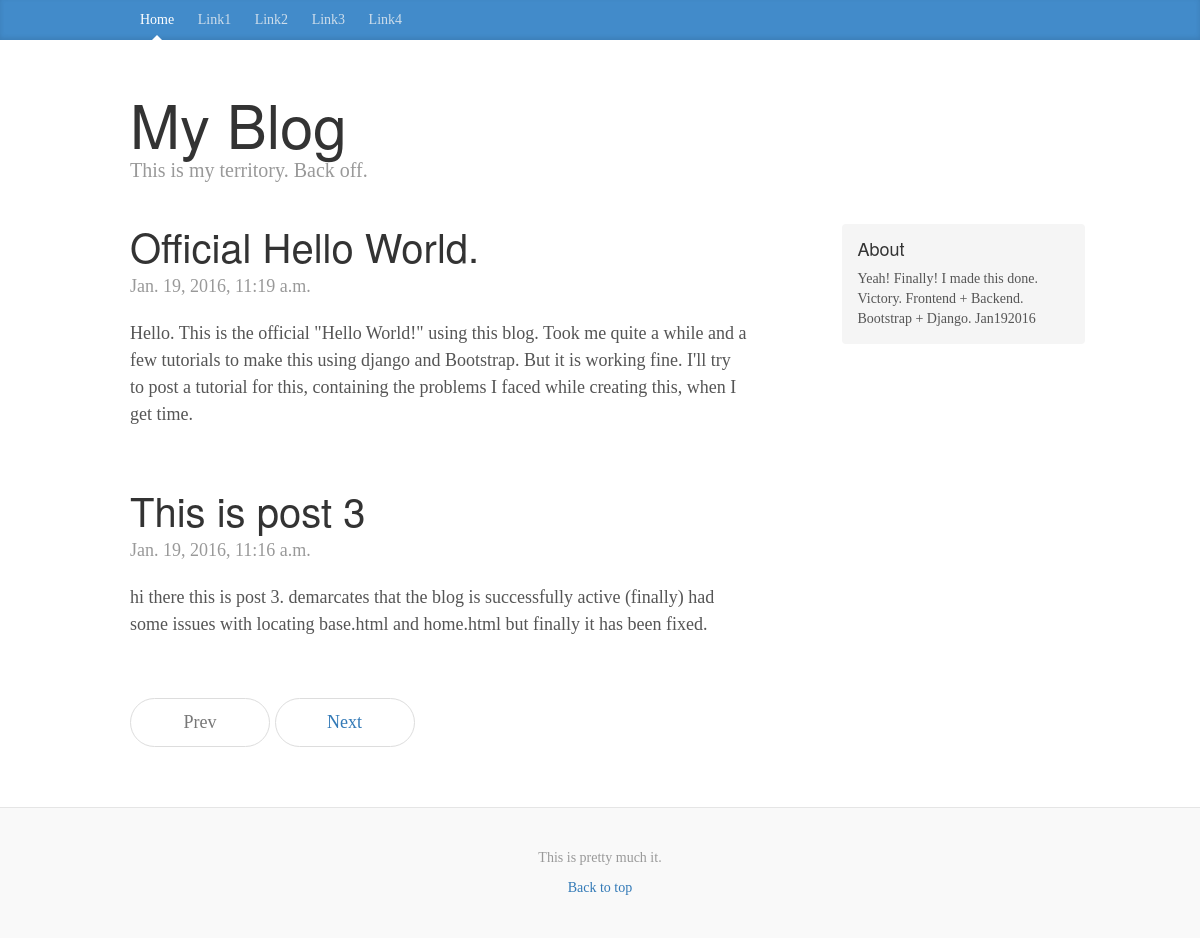
The page / on the database its author committed.
### blog/models.py (models this page shows, shortened)
class Entry(models.Model):
	title = models.CharField(max_length=200)
	body = models.TextField()
	slug = models.SlugField(max_length=200, unique=True)
	publish = models.BooleanField(default=True)
	created = models.DateTimeField(auto_now_add=True)
	modified = models.DateTimeField(auto_now=True)
	objects = EntryQuerySet.as_manager()
	class Meta:
		verbose_name = "Blog Entry"
		verbose_name_plural = "Blog Entries"
		ordering = ["-created"]

### blog/views.py (the view)
# urls.py: url(r'^', views.BlogIndex.as_view(), name = "index"),
class BlogIndex(generic.ListView):
	queryset = models.Entry.objects.published()
	template_name= "home.html"
	paginate_by = 2

### blog/templates/home.html
{% extends "base.html" %}
{% block blog_entries %}
{% for object in object_list %}
  <div class="post">
    <h2>{{ object.title }}</h2>
    <p class="meta">
      {{ object.created }}
    </p>
    {{ object.body }}
  </div>
{% endfor %}
{% endblock %}

### blog/templates/base.html (shortened to what this page needs)
{% load staticfiles %}
<!DOCTYPE html>
<html lang="en">
  <head>
<link rel="stylesheet" href="https://maxcdn.bootstrapcdn.com/bootstrap/3.3.6/css/bootstrap.min.css">
	<link href="{% static "css/blog.css" %}" rel="stylesheet">
  </head>
  <body>
    <div class="blog-masthead">
      <div class="container">
        <nav class="blog-nav">
          <a class="blog-nav-item active" href="{% url "index" %}">Home</a>
          <a class="blog-nav-item" href="#">Link1</a>
          <a class="blog-nav-item" href="#">Link2</a>
          <a class="blog-nav-item" href="#">Link3</a>
          <a class="blog-nav-item" href="#">Link4</a>
        </nav>
      </div>
    </div>
    <div class="container">
      <div class="blog-header">
        <h1 class="blog-title">My Blog</h1>
        <p class="lead blog-description">This is my territory. Back off.</p>
      </div>
      <div class="row">
        <div class="col-sm-8 blog-main">
          {% block blog_entries %} {% endblock %}
          {% if is_paginated %}
            <ul class="pager">
              <li {% if not page_obj.has_previous %}class="disabled"{% endif %}><a {% if page_obj.has_previous %}href="?page={{ page_obj.previous_page_number }}"{% endif %}>Prev</a></li>
              <li {% if not page_obj.has_next %}class="disabled"{% endif %}><a {% if page_obj.has_next %}href="?page={{ page_obj.next_page_number }}"{% endif %}>Next</a></li>
            </ul>
    {% endif %}
        </div>
        <div class="col-sm-3 col-sm-offset-1 blog-sidebar">
          <div class="sidebar-module sidebar-module-inset">
            <h4>About</h4>
            <p>Yeah! Finally! I made this done. Victory. Frontend + Backend. Bootstrap + Django. Jan192016</p>
          </div>
        </div>
      </div>
    </div>
    <div class="blog-footer">
      <p>This is pretty much it.</p>
      <p>
        <a href="#">Back to top</a>
      </p>
    </div>
  </body>
</html>

### static/css/blog.css (style rules this page uses)
body { font-family: Georgia, "Times New Roman", Times, serif; color: #555; }
h1, .h1, h2, .h2, h3, .h3, h4, .h4, h5, .h5, h6, .h6 { margin-top: 0; font-family: "Helvetica Neue", Helvetica, Arial, sans-serif; font-weight: normal; color: #333; }
@media (min-width: 1200px) { .container { width: 970px; } }
.blog-masthead { background-color: #428bca; -webkit-box-shadow: inset 0 -2px 5px rgba(0,0,0,.1); box-shadow: inset 0 -2px 5px rgba(0,0,0,.1); }
.blog-nav-item { position: relative; display: inline-block; padding: 10px; font-weight: 500; color: #cdddeb; }
.blog-nav .active { color: #fff; }
.blog-nav .active:after { position: absolute; bottom: 0; left: 50%; width: 0; height: 0; margin-left: -5px; vertical-align: middle; content: " "; border-right: 5px solid transparent; border-bottom: 5px solid; border-left: 5px solid transparent; }
.blog-header { padding-top: 20px; padding-bottom: 20px; }
.blog-title { margin-top: 30px; margin-bottom: 0; font-size: 60px; font-weight: normal; }
.blog-description { font-size: 20px; color: #999; }
.blog-main { font-size: 18px; line-height: 1.5; }
.sidebar-module { padding: 15px; margin: 0 -15px 15px; }
.sidebar-module-inset { padding: 15px; background-color: #f5f5f5; border-radius: 4px; }
.sidebar-module-inset p:last-child, .sidebar-module-inset ul:last-child, .sidebar-module-inset ol:last-child { margin-bottom: 0; }
.pager { margin-bottom: 60px; text-align: left; }
.pager > li > a { width: 140px; padding: 10px 20px; text-align: center; border-radius: 30px; }
.post { margin-bottom: 60px; }
div.post h2:first-child { margin-bottom: 5px; font-size: 40px; }
.meta { margin-bottom: 20px; color: #999; }
.blog-footer { padding: 40px 0; color: #999; text-align: center; background-color: #f9f9f9; border-top: 1px solid #e5e5e5; }
.blog-footer p:last-child { margin-bottom: 0; }

### rows shown on the page
Entry: title "Official Hello World.", created "Jan. 19, 2016, 11:19 a.m.", body "Hello. This is the official \"Hello World!\" using this blog. Took me quite a while and a few tutorials to make this using django and Bootstrap. But it is working fine. I'll try to post a tutorial for this, containing the problems I faced while creating this, when I get time."
Entry: title "This is post 3", created "Jan. 19, 2016, 11:16 a.m.", body "hi there this is post 3. demarcates that the blog is successfully active (finally) had some issues with locating base.html and home.html but finally it has been fixed."
